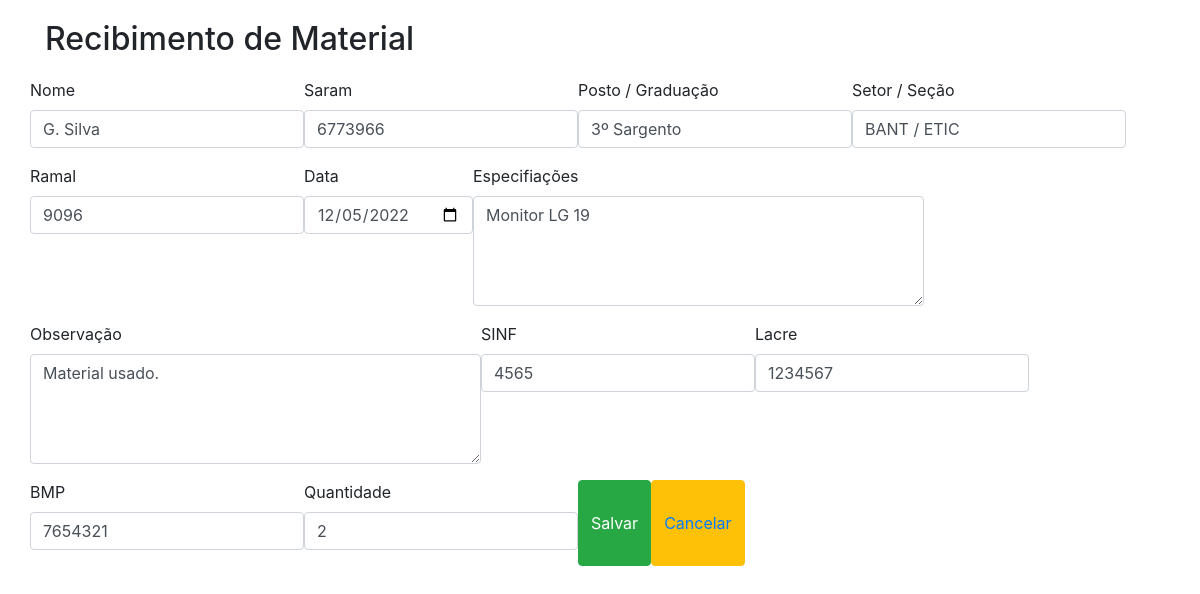
Page /2/update/ on the committed database.
### recibo_e_cautela/models.py (models this page shows, shortened)
class Base(models.Model):
    criados = models.DateField('Criação', auto_now_add=True)
    modificado = models.DateField('Atualização', auto_now=True)
    ativo = models.BooleanField('Ativo?', default=True)
    class Meta:
        abstract = True

class Recibo(Base):
    nome = models.CharField('Nome', max_length=100)
    saram = models.CharField('Saram', max_length=7)
    graduacao = models.CharField('Posto / Graduação', max_length=100)
    setor = models.CharField('Setor / Seção', max_length=100)
    ramal = models.CharField('Ramal', max_length=4)
    data = models.DateField('Data', default=datetime.date.today())
    especificacoes = models.CharField('Especifiações', max_length=200)
    observacao = models.CharField('Observação', max_length=500)
    sinf = models.CharField('SINF', max_length=4)
    lacre = models.CharField('Lacre', max_length=7)
    bmp = models.CharField('BMP', max_length=10)
    quantidade = models.IntegerField('Quantidade', max_length=100)

### recibo_e_cautela/views.py (the view)
# urls.py: path('<int:pk>/update/', UpdateReciboView.as_view(), name='update_recibo'),
class UpdateReciboView(UpdateView):
    model = Recibo
    template_name = 'recibo_form.html'
    form_class = ReciboModelForm
    success_url = reverse_lazy('recibos')

### recibo_e_cautela/forms.py
class ReciboModelForm(forms.ModelForm):
    class Meta:
        model = Recibo
        fields = ['nome', 'saram', 'graduacao', 'setor', 'ramal', 'data', 'especificacoes',
                  'observacao', 'sinf', 'lacre', 'bmp', 'quantidade',
                  ]
        widgets = {
            'data': forms.TextInput(attrs={'type': 'date'}),
            'especificacoes': forms.Textarea(attrs={'rows': '4'}),
            'observacao': forms.Textarea(attrs={'rows': '4'}),
        }

### recibo_e_cautela/templates/recibo_form.html (shortened to what this page needs)
{% extends 'base.html' %}
{% load bootstrap4 %}
{% block content %}
        <div class="content">
            <h2>Recibimento de Material</h2>
            <form method="post" autocomplete="off" class="row">
                {% bootstrap_form form form_group_class='form-group col-6' show_label=False %}
                    {% buttons form_group_class='form-group col-6' %}
                        <button type="submit" class="btn btn-success">Salvar</button>
                        <button type="button" class="btn btn-warning">
                            <a href="{% url 'recibos' %}">Cancelar</a>
                        </button>
                    {% endbuttons %}
            </form>
        </div>
{% endblock %}

### recibo_e_cautela/static/css/style.css (style rules this page uses)
.content { margin: 20px auto 40px!important; }
h2 { margin-bottom: 20px!important; }

### rows in the picture
Recibo: nome "G. Silva", saram "6773966", graduacao "3º Sargento", setor "BANT / ETIC", ramal "9096", data "12/05/2022", especificacoes "Monitor LG 19", observacao "Material usado.", sinf "4565", lacre "1234567", bmp "7654321", quantidade "2"
